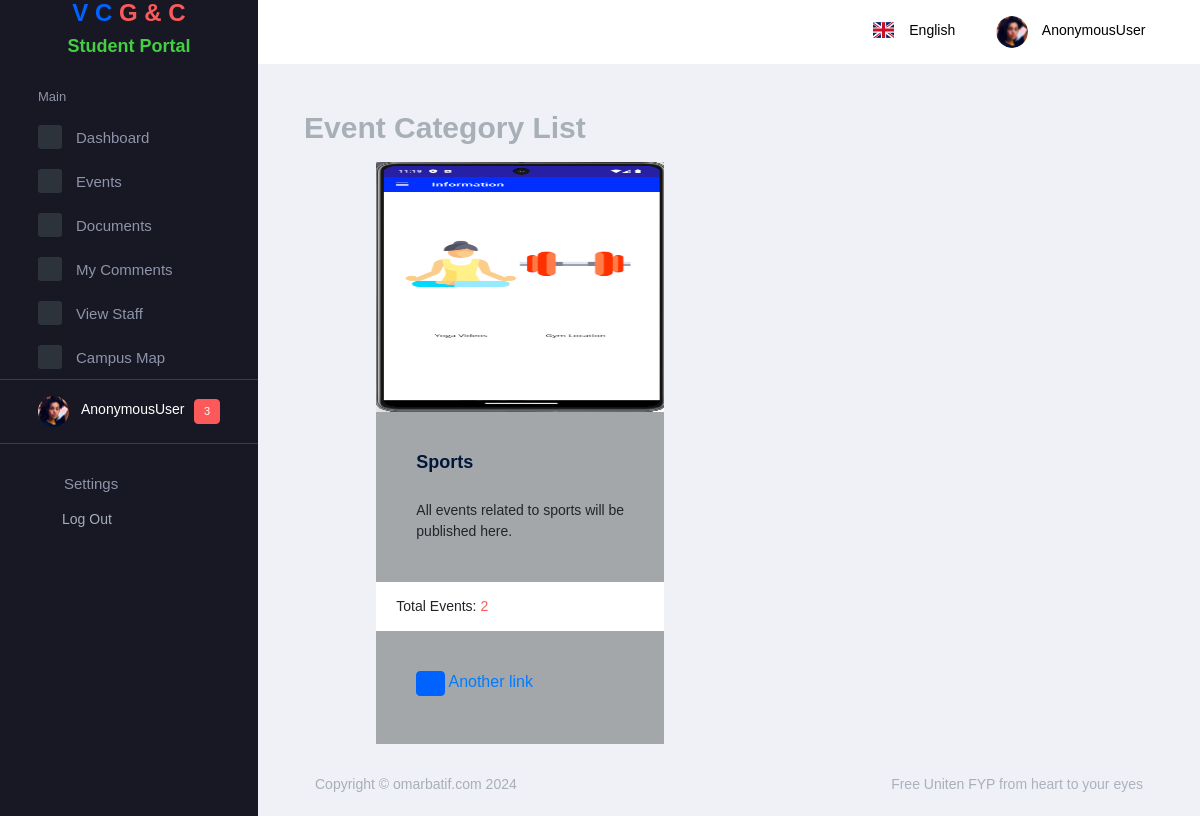
/student/events/category/, run on an earlier commit of the app's database.
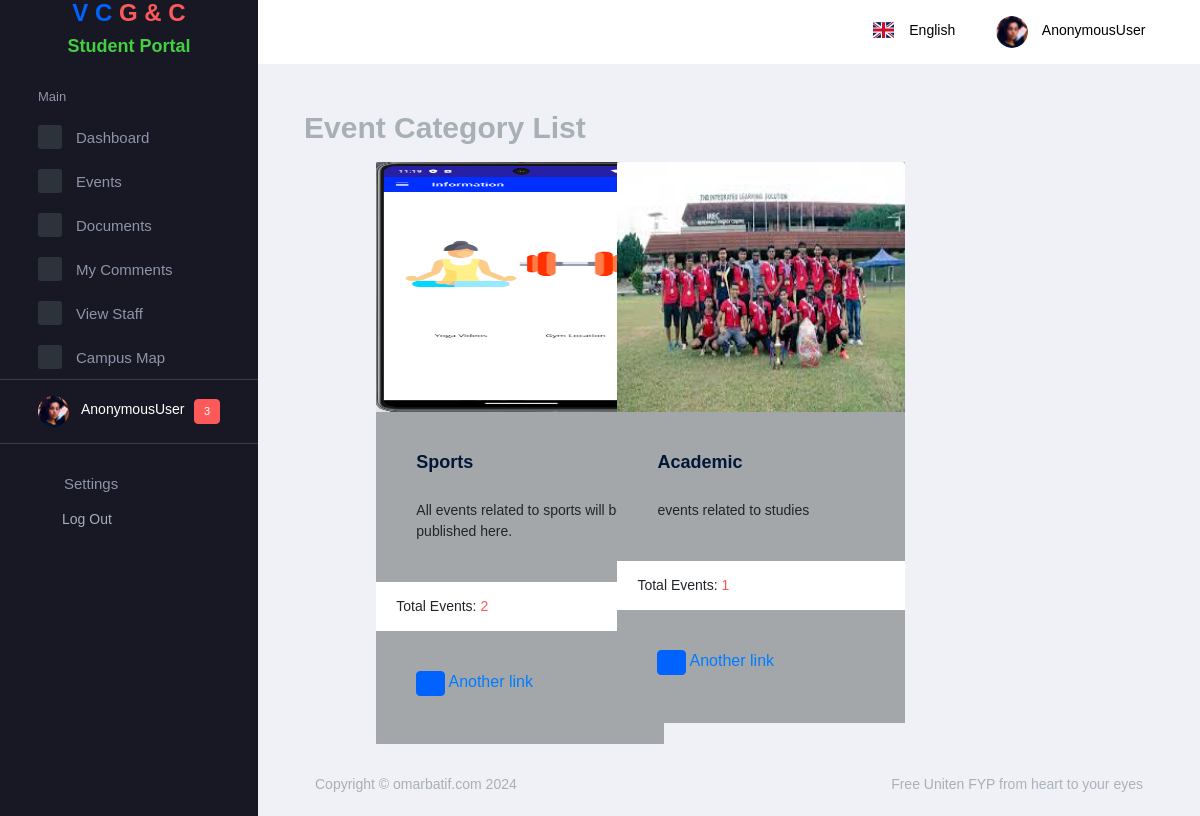
And on a later commit of the database.
### university/models.py (models this page shows, shortened)
class EventCategory(models.Model):
    class Meta:
        app_label = "university"
        managed = True
        verbose_name = 'Event Category'
        verbose_name_plural = 'Event Categories'
    name = models.CharField(
        max_length=50, blank=True, null=True)
    description = models.CharField(
        max_length=500, blank=True, null=True)
    image = models.ImageField(upload_to="events/categories/",
                              null=True, default="default_img.jpeg")

### student/views.py (the view)
class EventCagetoryListView(ListView):
    model = EventCategory
    context_object_name = 'categories'
    template_name = 'dashboard/student/events/category-list.html'
    def get_queryset(self):
        return EventCategory.objects.annotate(event_count=Count('event'))

### templates/dashboard/student/events/category-list.html
{% extends "dashboard/student-base.html" %} {% block main_content %}
<div class="row mb-2">
  <div class="col-sm-12">
    <h1>Event Category List</h1>
  </div>
</div>
<div class="row mt-2">
  <div class="col-md-1"></div>
  <div class="col-md-10">
    <div class="row">
      {% for category in categories %}
        <div class="col-sm-4 mb-2">
          <div class="card"
                style="
                  width: 18rem;
                  background-color: rgb(164, 167, 170);
                  border-radius: 15px, 15px, 15px, 15px;
                ">
            <img class="card-img-top" src="{{ category.image.url}}" alt="Card image cap" style="height:250px;">
            <div class="card-body">
              <h5 class="card-title">{{ category.name }}</h5>
              <p class="card-text">{{ category.description }}</p>
            </div>
            <ul class="list-group list-group-flush">
              <li class="list-group-item">Total Events: <span class="text-danger"> {{ category.event_count }}</span></li>
            </ul>
            <div class="card-body">
              <label class="badge badge-primary">
                <a href="{% url 'event_list_by_category' category.id %}" class="text-success">
                  <i class="mdi mdi-eye"></i>
                </a>
              </label>
              <a href="#" class="card-link">Another link</a>
            </div>
          </div>
        </div>
        {% endfor %}
    </div>
  </div>
  <div class="col-md-1"></div>
</div>
{% endblock main_content %}

### templates/dashboard/student-base.html (shortened to what this page needs)
{% load static %} {% load active_link_tags %}
<!DOCTYPE html>
<html lang="en">
  <head>
    <link
      rel="stylesheet"
      href="https://cdnjs.cloudflare.com/ajax/libs/font-awesome/6.5.2/css/all.min.css"
    />
    <link
      rel="stylesheet"
      href="https://cdn.jsdelivr.net/npm/bootstrap@5.3.2/dist/css/bootstrap.min.css"
    />
    <link
      rel="stylesheet"
      href="{% static 'dashboard/assets/vendors/mdi/css/materialdesignicons.min.css' %}"
    />
    <link
      rel="stylesheet"
      href="{% static 'dashboard/assets/vendors/flag-icon-css/css/flag-icon.min.css' %}"
    />
    <link
      rel="stylesheet"
      href="{% static 'dashboard/assets/vendors/css/vendor.bundle.base.css' %}"
    />
    <link
      rel="stylesheet"
      href="{% static 'dashboard/assets/vendors/font-awesome/css/font-awesome.min.css' %}"
    />
    <link
      rel="stylesheet"
      href="{% static 'dashboard/assets/vendors/bootstrap-datepicker/bootstrap-datepicker.min.css' %}"
    />
    <link
      rel="stylesheet"
      href="{% static 'dashboard/assets/css/style.css' %}"
    />
  </head>
  <body>
    <div class="container-scroller">
      <nav
        class="navbar default-layout-navbar col-lg-12 col-12 p-0 fixed-top d-flex flex-row"
      >
        <div
          class="text-center navbar-brand-wrapper d-flex align-items-center justify-content-center"
        >
          <a class="navbar-brand brand-logo" href="{% url 'student-home' %}"
            ><h2>
              <span class="text-primary">V C</span>
              <span class="text-danger">G & C</span>
            </h2>
            <h4 class="text-success">Student Portal</h4></a
          >
        </div>
        <div class="navbar-menu-wrapper d-flex align-items-stretch">
          <button
            class="navbar-toggler navbar-toggler align-self-center"
            type="button"
            data-toggle="minimize"
          >
            <span class="mdi mdi-menu"></span>
          </button>
          <ul class="navbar-nav navbar-nav-right">
            <li class="nav-item nav-language dropdown d-none d-md-block">
              <a
                class="nav-link dropdown-toggle"
                id="languageDropdown"
                href="#"
                data-toggle="dropdown"
                aria-expanded="false"
              >
                <div class="nav-language-icon">
                  <i class="flag-icon flag-icon-gb" title="GB" id="gb"></i>
                </div>
                <div class="nav-language-text">
                  <p class="mb-1 text-black">English</p>
                </div>
              </a>
            </li>
            <li class="nav-item nav-profile dropdown">
              <a
                class="nav-link dropdown-toggle"
                id="profileDropdown"
                href="#"
                data-toggle="dropdown"
                aria-expanded="false"
              >
                <div class="nav-profile-img">
                  <img
                    src="{% static 'dashboard/assets/images/faces/face28.png' %}"
                    alt="image"
                  />
                </div>
                <div class="nav-profile-text">
                  <p class="mb-1 text-black">{{ request.user }}</p>
                </div>
              </a>
            </li>
          </ul>
        </div>
      </nav>
      <div class="container-fluid page-body-wrapper">
        <nav class="sidebar sidebar-offcanvas" id="sidebar">
          <ul class="nav">
            <li class="nav-item nav-category">Main</li>
            {% if name == 'student' %}
            <li class="nav-item {% active_link 'student-home' 'active' %}">
              <a class="nav-link" href="{% url 'student-home' %}">
                <span class="icon-bg"
                  ><i class="mdi mdi-cube menu-icon"></i
                ></span>
                <span class="menu-title">Dashboard</span>
              </a>
            </li>
            {% else %}
            <li class="nav-item">
              <a class="nav-link" href="{% url 'student-home' %}">
                <span class="icon-bg"
                  ><i class="mdi mdi-cube menu-icon"></i
                ></span>
                <span class="menu-title">Dashboard</span>
              </a>
            </li>
            {% endif %}
            <li class="nav-item">
              <a
                class="nav-link"
                data-toggle="collapse"
                href="#ui-basic"
                aria-expanded="false"
                aria-controls="ui-basic"
              >
                <span class="icon-bg"
                  ><i class="mdi mdi-crosshairs-gps menu-icon"></i
                ></span>
                <span class="menu-title">Events</span>
                <i class="menu-arrow"></i>
              </a>
            </li>
            <li class="nav-item">
              <a class="nav-link" href="{% url 'student_document_list' %}">
                <span class="icon-bg"
                  ><i class="mdi mdi-bell-ring menu-icon"></i
                ></span>
                <span class="menu-title">Documents</span>
              </a>
            </li>
            <li class="nav-item">
              <a class="nav-link" href="#">
                <span class="icon-bg"
                  ><i class="mdi mdi-message-reply-text menu-icon"></i
                ></span>
                <span class="menu-title">My Comments</span>
              </a>
            </li>
            <li class="nav-item">
              <a class="nav-link" href="pages/charts/chartjs.html">
                <span class="icon-bg"
                  ><i class="mdi mdi-account-multiple menu-icon"></i
                ></span>
                <span class="menu-title">View Staff</span>
              </a>
            </li>
            <li class="nav-item">
              <a class="nav-link" href="{% url 'student-map' %}">
                <span class="icon-bg"
                  ><i class="mdi mdi-map-marker-radius menu-icon"></i
                ></span>
                <span class="menu-title">Campus Map</span>
              </a>
            </li>
            <li class="nav-item sidebar-user-actions">
              <div class="user-details">
                <div class="d-flex justify-content-between align-items-center">
                  <div>
                    <div class="d-flex align-items-center">
                      <div class="sidebar-profile-img">
                        <img
                          src="{% static 'dashboard/assets/images/faces/face28.png' %}"
                          alt="image"
                        />
                      </div>
                      <div class="sidebar-profile-text">
                        <p class="mb-1">{{ request.user }}</p>
                      </div>
                    </div>
                  </div>
                  <div class="badge badge-danger">3</div>
                </div>
              </div>
            </li>
            <li class="nav-item sidebar-user-actions">
              <div class="sidebar-user-menu">
                <a href="#" class="nav-link"
                  ><i class="mdi mdi-settings menu-icon"></i>
                  <span class="menu-title">Settings</span>
                </a>
              </div>
            </li>
            <li class="nav-item sidebar-user-actions">
              <div class="sidebar-user-menu">
                <form action="{% url 'logout' %}" method="post">
                  <button
                    class="dropdown-item py-1 d-flex align-items-center justify-content-between"
                    type="submit"
                  >
                    <span>Log Out</span>
                    <i class="mdi mdi-logout ml-1"></i>
                  </button>
                </form>
              </div>
            </li>
          </ul>
        </nav>
        <div class="main-panel">
          <div class="content-wrapper">
            {% block main_content %} replace me!!! {% endblock main_content %}
          </div>
          <footer class="footer">
            <div class="footer-inner-wraper">
              <div
                class="d-sm-flex justify-content-center justify-content-sm-between"
              >
                <span
                  class="text-muted d-block text-center text-sm-left d-sm-inline-block"
                  >Copyright © omarbatif.com 2024</span
                >
                <span
                  class="float-none float-sm-right d-block mt-1 mt-sm-0 text-center"
                >
                  Free
                  <a href="#" target="_blank">Uniten FYP</a>
                  from heart to your eyes</span
                >
              </div>
            </div>
          </footer>
        </div>
      </div>
    </div>
  </body>
</html>

What changed in the data, as far as the page shows it:
added EventCategory: image (picture), name "Academic", description "events related to studies", event_count "1"
